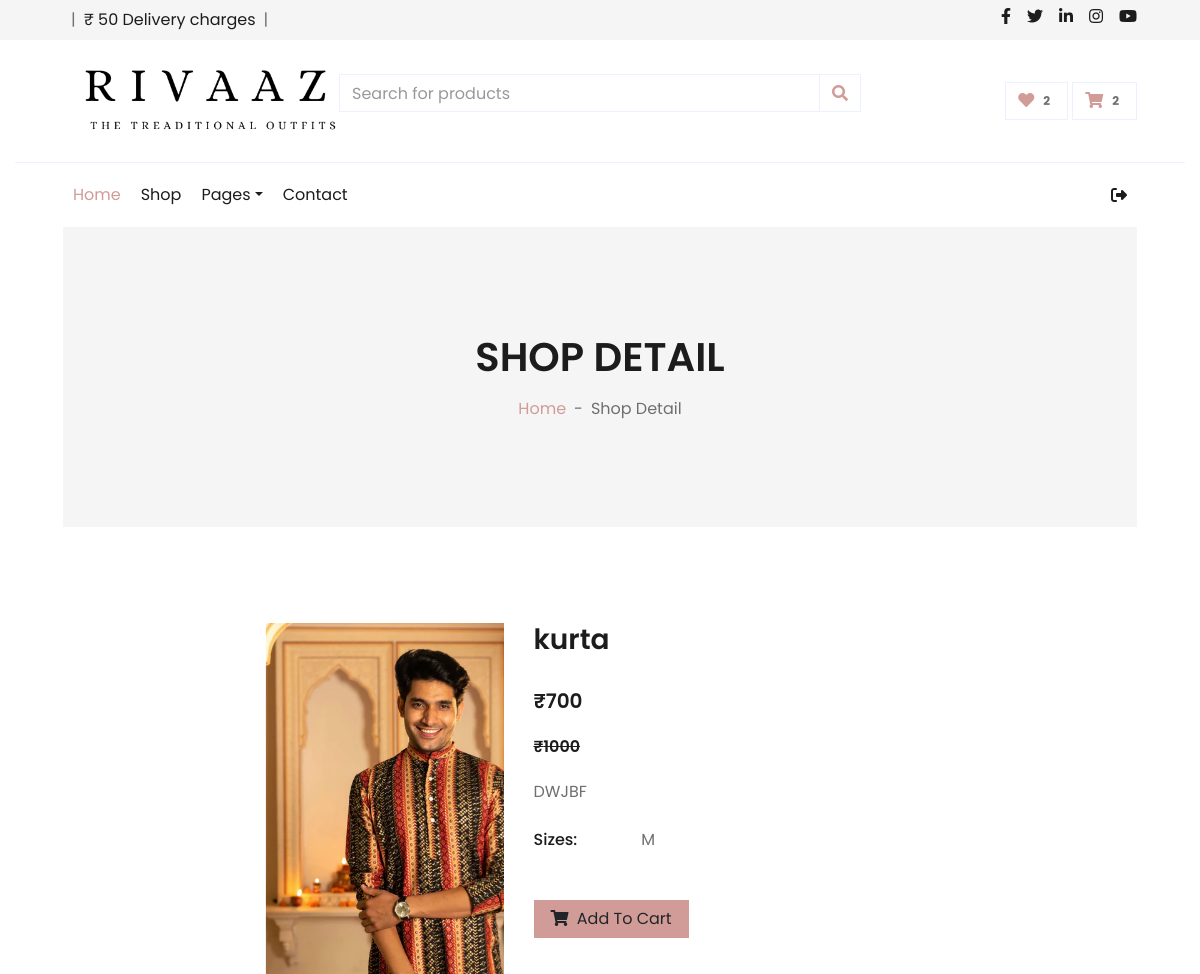
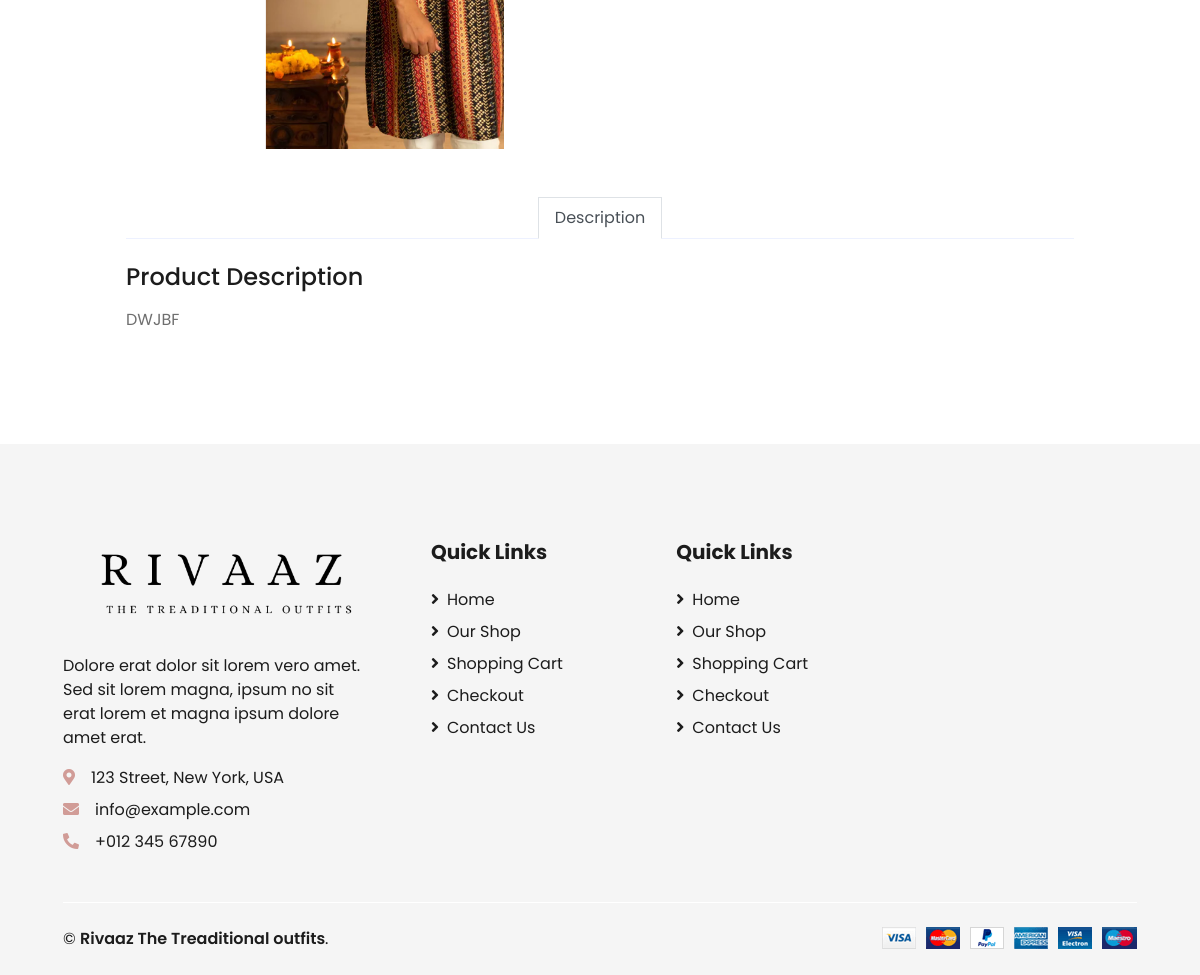
Page /detail/5 (signed in) on the committed database (2 pictures, top to bottom).
### myapp/models.py (models this page shows, shortened)
class Add_product(models.Model):
    user_id = models.ForeignKey(user,on_delete=models.CASCADE)
    m_id = models.ForeignKey(Category,on_delete=models.CASCADE)
    s_id = models.ForeignKey(sub_category,on_delete=models.CASCADE,blank=True,null=True)
    name = models.CharField(max_length=30)
    price = models.IntegerField()
    qty = models.IntegerField(default=1)
    offer = models.IntegerField()
    descriptions = models.TextField(max_length=1000)
    pic = models.ImageField(upload_to="IMG")
    size=models.CharField(choices=ch,max_length=30,default="")

### myapp/views.py (the view)
# urls.py: path('detail/<int:id>', views.detail, name='detail'),
def detail(request,id):
    uid = user.objects.get(email=request.session['email'])
    mid=Category.objects.all()
    vid=Add_product.objects.get(id=id)
    lid=Add_to_cart.objects.filter(user_id=uid).count()
    lid_w=Add_to_wishlist.objects.filter(user_id=uid).count()
    con={
        'uid':uid,
        'mid':mid,
        'vid':vid,
        'lid':lid,
        'lid_w':lid_w
    }
    return render(request,"detail.html",con)

### myapp/templates/detail.html
{% extends "index.html" %}
{% load static %}
{% block  content %}
    <div class="container-fluid bg-secondary mb-5">
        <div class="d-flex flex-column align-items-center justify-content-center" style="min-height: 300px">
            <h1 class="font-weight-semi-bold text-uppercase mb-3">Shop Detail</h1>
            <div class="d-inline-flex">
                <p class="m-0"><a href="{% url 'index' %}">Home</a></p>
                <p class="m-0 px-2">-</p>
                <p class="m-0">Shop Detail</p>
            </div>
        </div>
    </div>
    <div class="container-fluid py-5">
        <div class="row px-xl-5">
            <div class="col-lg-5 pb-5">
                <div id="product-carousel" class="carousel slide" data-ride="carousel">
                    <div class="carousel-inner ">
                        <div class="carousel-item active">
                            <img style="height:500px; margin-left: 140px;" src="{{vid.pic.url}}" alt="Image">
                        </div>
                    </div>
                </div>
            </div>
            <div class="col-lg-7 pb-5">
                <h3 class="font-weight-semi-bold">{{vid.name}}</h3>
                <br>
                <h5 class="font-weight-semi-bold mb-4"> ₹{{vid.offer}}</h5>
                <h6 class="font-weight-semi-bold mb-4" style="text-decoration: line-through;">₹{{vid.price}}</h6>
                <p class="mb-4">{{vid.descriptions}}</p>
                <div class="d-flex mb-3">
                    <p class="text-dark font-weight-medium mb-0 mr-3">Sizes:</p>
                    <form>
                        <div class="custom-control custom-radio custom-control-inline">
                            <label class="custom-control" for="size-1">{{vid.size}}</label>
                        </div>
                    </form>
                </div>
                <div class="d-flex align-items-center mb-4 pt-2">
                   <a href="{% url 'add_to_cart' vid.id %}"> <button class="btn btn-primary px-3"><i class="fa fa-shopping-cart mr-1"></i> Add To Cart</button></a>
                </div>
            </div>
        </div>
        <div class="row px-xl-5">
            <div class="col">
                <div class="nav nav-tabs justify-content-center border-secondary mb-4">
                    <a class="nav-item nav-link active" data-toggle="tab" href="#tab-pane-1">Description</a>
                </div>
                <div class="tab-content">
                    <div class="tab-pane fade show active" id="tab-pane-1">
                        <h4 class="mb-3">Product Description</h4>
                        <p>{{vid.descriptions}}</p>
                    </div>
                </div>
            </div>
        </div>
    </div>
</div>
</div>
</div>
    {% endblock  %}

### rows in the picture
Add_product: pic (picture), name "kurta", offer "700", price "1000", descriptions "DWJBF", size "M"

### other values in the picture
{{ lid_w }} "2"
{{ lid }} "2"
